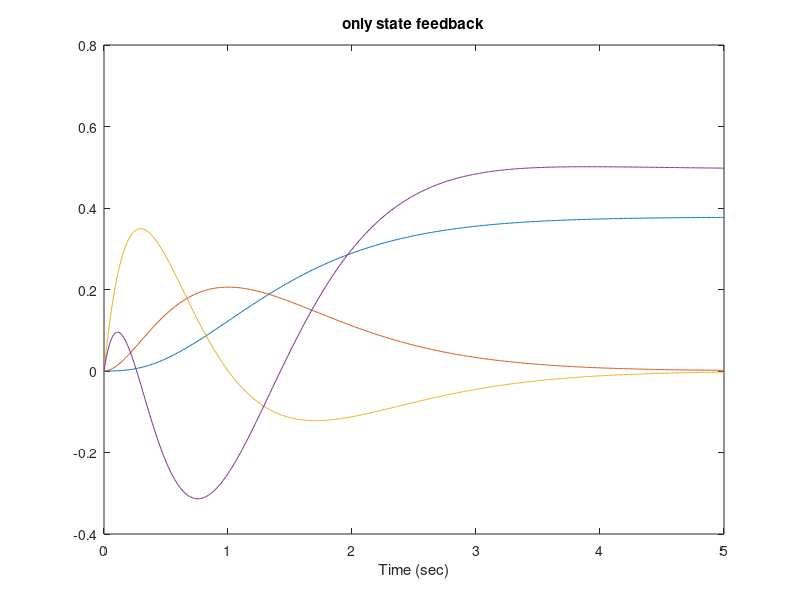
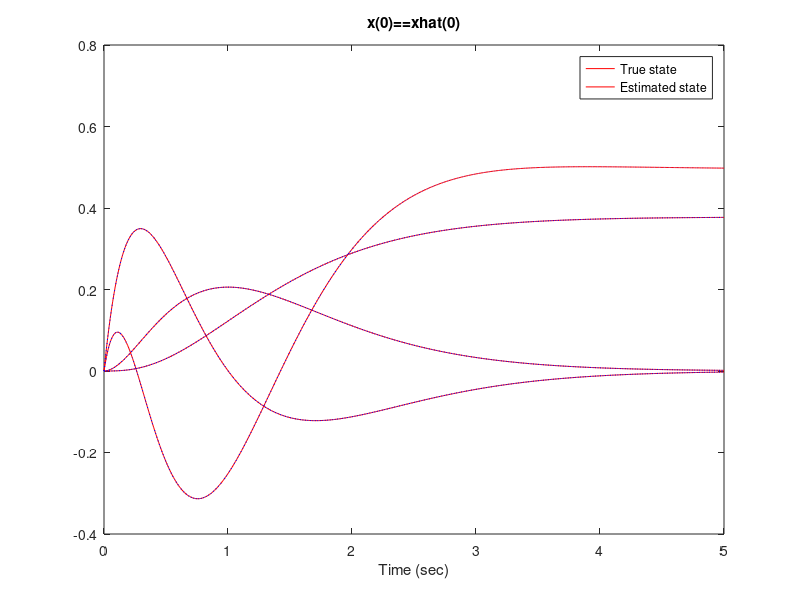
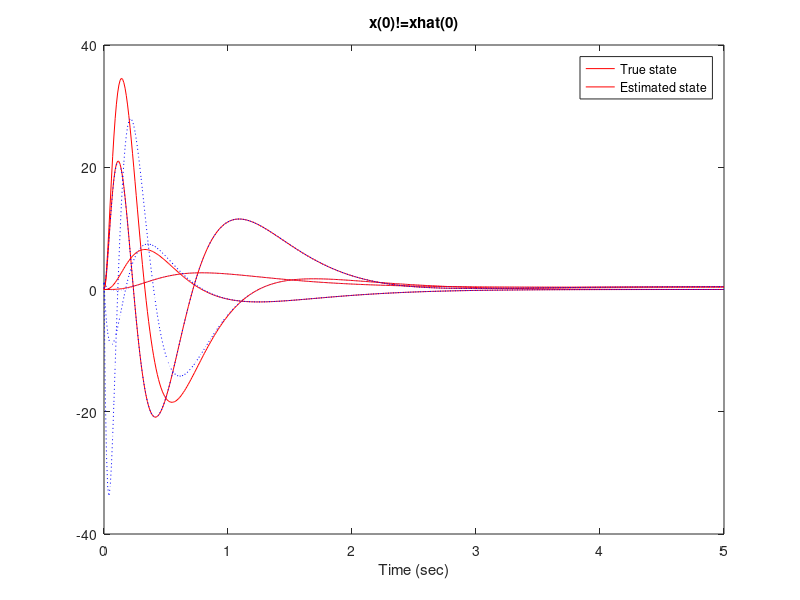

Reproduce these figures in MATLAB, in order.
% Group 2
% Tomas Gareau - 20517229
% Jeremy Wong - 20518722
% Ziyang Huang - 20484627

close all;
clear;
clc;

A=[0 1 0 0;
   0 0 1 0;
   -3 1 2 3;
   2 1 0 0];

B=[0 0;
    0 0;
    1 2;
    0 2];

C=[1 0 0 0;
    0 0 0 1];
D=[0 0;
    0 0;];

% design a state feedback and state estimator (use place)
% simulate the combined system (v=step)
% i) only state feedback ii)the combined system with x(0)=xhat(0) iii)let
% x(0)?xhat(0)

%% controllable
Q=ctrb(A,B);
a=rank(Q);
b=size(A,1);

%% state feedback
s=tf('s');
sys=ss(A,B,C,D);
F=place(A',C',[-10, -10.1,-10.2,-10.3])';
K=place(A,B,[-2, -2.1,-2.2,-2.3]);

Abar=[A -B*K;F*C A-F*C-B*K];
Bbar=[B;B];
Cbar=[C -D*K];
Dbar=D;

%% only state feedback
sys1=ss(A-B*K,B,C,D);
x0 = [0; 0; 0; 0];
t = 0:0.01:5;
u = ones(length(t),2)';
[y,t,x] = lsim(sys1, u, t, x0);
figure()
plot(t, x);
title('only state feedback');
xlabel('Time (sec)')

%% combined state feedback and estimator
sys2=ss(Abar,Bbar,Cbar,Dbar);
x0 = [0; 0; 0; 0; 0; 0; 0; 0];
[y,t,x] =lsim(sys2,u,t,x0);
n = 4;
x_est = x(:, n+1:end);
x = x(:,1:n);

figure()
plot(t, x, '-r', t, x_est, ':b');
title('x(0)==xhat(0)');
legend('True state', 'Estimated state');
xlabel('Time (sec)')

%% x(0)!=xhat(0)
x0 = [0; 0; 0; 0; 1; 1; 1; 1];
[y,t,x] =lsim(sys2,u,t,x0);
n = 4;
x_est = x(:, n+1:end);
x = x(:,1:n);

figure()
plot(t, x, '-r', t, x_est, ':b');
title('x(0)!=xhat(0)');
legend('True state', 'Estimated state');
xlabel('Time (sec)')